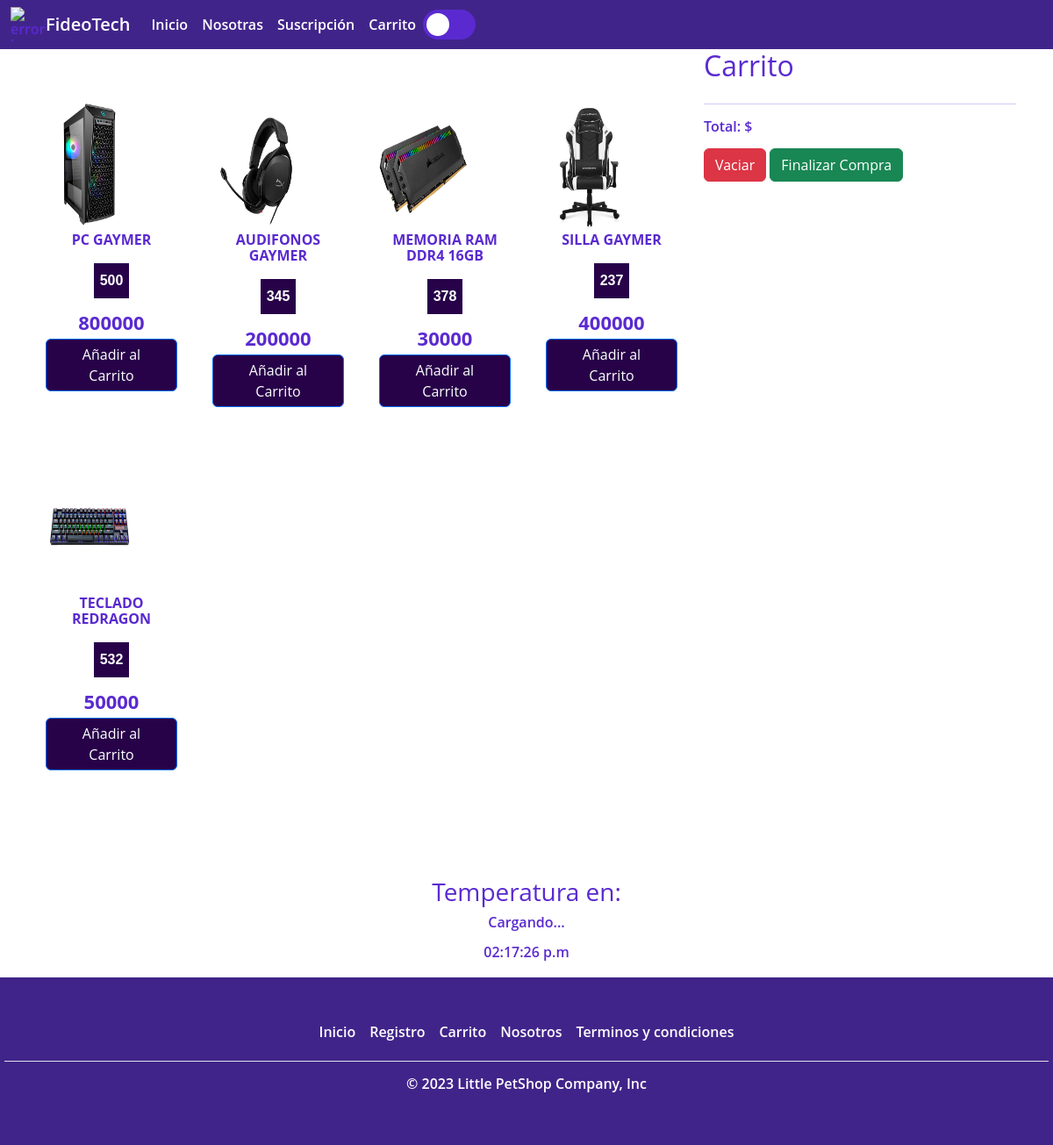
Screenshot of /carrito2 with the database file from the repository.
### apps/Tienda/models.py (models this page shows, shortened)
class Producto(models.Model):
    sku = models.CharField(primary_key=True, max_length=50)
    nombreProd = models.CharField(max_length=50, null=False)
    precio = models.IntegerField(null=False)
    stock = models.IntegerField(null=True)
    fecha_vencimiento = models.DateField(null=True)
    image_url = models.ImageField(upload_to='images/', null=True, blank=True)

### apps/Tienda/views.py (the view)
# urls.py: path('carrito2',views.CargarProductosCarrito),
def CargarProductosCarrito(request):
    productos = Producto.objects.all()
    categoria = Categoria.objects.all()
    return render(request, "carrito2.html", {'prod':productos, 'Categoria':categoria})

### apps/Tienda/templates/carrito2.html (shortened to what this page needs)
{% extends './baseTodos.html' %}
{% load static %}
{% block body %}
<div class="container">
    <div class="row">
        <div class="col-md-8">
            <div class="contenedor">
                <div class="contenedor-items mt-5 mb-5">
                    <div class="row row-cols-2 row-cols-md-4 g-4">
                        {% for p in prod %}
                        <div class="col">
                            <div class="item">
                                <img src="{{ p.image_url.url }}" class="card-img-top" alt="...">
                                <span class="titulo-item">{{ p.nombreProd }}</span>
                                <br>
                                <span class="stock-item">{{ p.stock }}</span>
                                <br>
                                <span class="precio-item">{{ p.precio }}</span>
                                <a href="#" class="boton-item btn btn-primary">Añadir al Carrito</a>
                            </div>
                        </div>
                        {% endfor %}
                    </div>
                </div>
            </div>
        </div>
        <div class="col-md-4 col-12">
            <aside>
                <h2>Carrito</h2>
                <hr>
                <p class="text-right">Total: &dollar;</p>
                <button id="boton-vaciar" class="btn btn-danger">Vaciar</button>
                <button id="boton-finalizar" class="btn btn-success" data-bs-toggle="modal"
                    data-bs-target="#modal-finalizar">Finalizar Compra</button>
            </aside>
        </div>
    </div>
</div>
{% endblock %}

### apps/Tienda/templates/baseTodos.html (shortened to what this page needs)
{% load static %}
<!DOCTYPE html>
<html lang="es">
<head>
    <link href="https://cdn.jsdelivr.net/npm/bootstrap@5.3.0-alpha3/dist/css/bootstrap.min.css" rel="stylesheet">
    <link rel="stylesheet" href="{% static 'css/estilos.css' %}">
</head>
<body>
    <header class="primary-color">
        <nav class="navbar navbar-expand-lg navbar-light bg-colorFHeader">
            <div class="container-fluid">
              <img
                class="mr-3"
                src="{% static 'img/FideoTech1.png' %}"
                alt="error img"
                width="40px"
                height="40px"
              />
              <div class="navbar-brand" id="tituloPagina">FideoTech</div>
              <div class="collapse navbar-collapse" id="navbarSupportedContent">
                <ul class="navbar-nav mb-2 mb-lg-0 ml-auto">
                  <li class="nav-item">
                    <a
                      class="nav-link active"
                      aria-current="page"
                      id="colorLHeader"
                      href="/"
                      >Inicio</a
                    >
                  </li>
                  <li class="nav-item">
                    <a
                      class="nav-link active"
                      aria-current="page"
                      id="colorLHeader"
                      href="nosotras"
                      >Nosotras</a
                    >
                  </li>
                  <li class="nav-item">
                    <a
                      class="nav-link active"
                      aria-current="page"
                      id="colorLHeader"
                      href="suscripcion"
                      >Suscripción</a
                    >
                  </li>
                  <li class="nav-item">
                    <a
                      class="nav-link active"
                      aria-current="page"
                      id="colorLHeader"
                      href="carrito2"
                      >Carrito</a
                    >
                  </li>
                  <li class="nav-item">
                    <label id="switch">
                      <span class="slider round"></span>
                    </label>
                  </li>
                </ul>
              </div>
            </div>
          </nav>
    </header>
    {% block body %}
    {% endblock %}
    <div class="container-wyr">
      <div class="container mt-4" id="clima">
        <div class="weather-widget">
          <h3>Temperatura en:</h3>
          <p id="temperatura-actual">Cargando...</p>
        </div>
    </div>
    <form class="px-2">
      <div id="reloj" class="reloj" onload="cargarReloj()"></div>
    </form>
    </div>
    <div class="container-footer">
      <footer class="py-3 my-4">
        <ul class="nav justify-content-center border-bottom pb-3 mb-3">
          <li class="nav-item">
            <a href="/" class="nav-link px-2 asd">Inicio</a>
          </li>
          <li>
            <a href="suscripcion" class="nav-link px-2 asd">Registro</a>
          </li>
          <li>
            <a href="carrito2" class="nav-link px-2 asd">Carrito</a>
          </li>
          <li>
            <a href="nosotras" class="nav-link px-2 asd">Nosotros</a>
          </li>
          <li>
            <a href="terms" class="nav-link px-2 asd">Terminos y condiciones</a>
          </li>
        </ul>
        <p class="text-center">
          &copy; 2023 Little PetShop Company, Inc
        </p>
      </footer>
    </div>
</body>
</html>

### apps/Tienda/static/css/estilos.css (style rules this page uses)
body { margin: 0; font: 600 16px/18px "Open Sans", sans-serif; }
.bg-colorFHeader { background-color: rgb(65, 36, 138); }
#colorLHeader { color: rgb(255, 255, 255); align-items: start; }
#tituloPagina { color: rgb(255, 255, 255); }
.asd { color: rgb(255, 255, 255) !important; }
.container-footer { background-color: rgb(65, 36, 138); color: rgb(255, 255, 255); padding: 5px; }
.container-wyr { padding: 20px; }
:root { --color-fuente: rgb(90, 42, 208); --color-fondo: #ffffff; }
body { background-color: var(--color-fondo); color: var(--color-fuente); }
#switch { position: relative; display: inline-block; width: 60px; height: 34px; }
.slider { position: absolute; cursor: pointer; top: 0; left: 0; right: 0; bottom: 0; background-color: var(--color-fuente); -webkit-transition: 0.4s; transition: 0.4s; }
.slider:before { position: absolute; content: ""; height: 26px; width: 26px; left: 4px; bottom: 4px; background-color: var(--color-fondo); -webkit-transition: 0.4s; transition: 0.4s; }
.slider.round { border-radius: 34px; }
.slider.round:before { border-radius: 50%; }
a { color: inherit; text-decoration: none; }
.weather-widget { font-size: 1rem; align-content: center; }
#temperatura-actual { font-size: 1rem; align-content: center; }
#clima { align-content: center; text-align: center; }
#reloj { text-align: center; align-content: center; }
.contenedor .contenedor-items { display: flex; flex-wrap: wrap; justify-content: center; align-items: center; margin: 0 auto; }
.contenedor .contenedor-items .item { min-height: 390px; max-height: 390px; min-width: 170px; max-width: 170px; margin: 0 auto; padding: 10px; transition: .3s; }
.contenedor .contenedor-items .item .titulo-item { display: block; font-weight: bold; text-align: center; text-transform: uppercase; }
.contenedor .contenedor-items .item .stock-item { display: flex; justify-content: center; align-items: center; font-family: 'Titillium Web', sans-serif; background-color: rgb(39, 2, 73); color: #ffffff; text-align: center; width: 40px; height: 40px; margin: 0 auto; }
.contenedor .contenedor-items .item .precio-item { display: block; text-align: center; font-weight: bold; font-size: 22px; }
.contenedor .contenedor-items .item .boton-item { display: block; margin: 10px auto; background-color: rgb(39, 2, 73); color: #fff; padding: 5px 15px; cursor: pointer; }
.contenedor .contenedor-items img { width: 100px; height: 150px; }

### rows the page displays
Producto: image_url (picture), nombreProd "PC GAYMER", stock "500", precio "800000"
Producto: image_url (picture), nombreProd "AUDIFONOS GAYMER", stock "345", precio "200000"
Producto: image_url (picture), nombreProd "MEMORIA RAM DDR4 16GB", stock "378", precio "30000"
Producto: image_url (picture), nombreProd "SILLA GAYMER", stock "237", precio "400000"
Producto: image_url (picture), nombreProd "TECLADO REDRAGON", stock "532", precio "50000"
